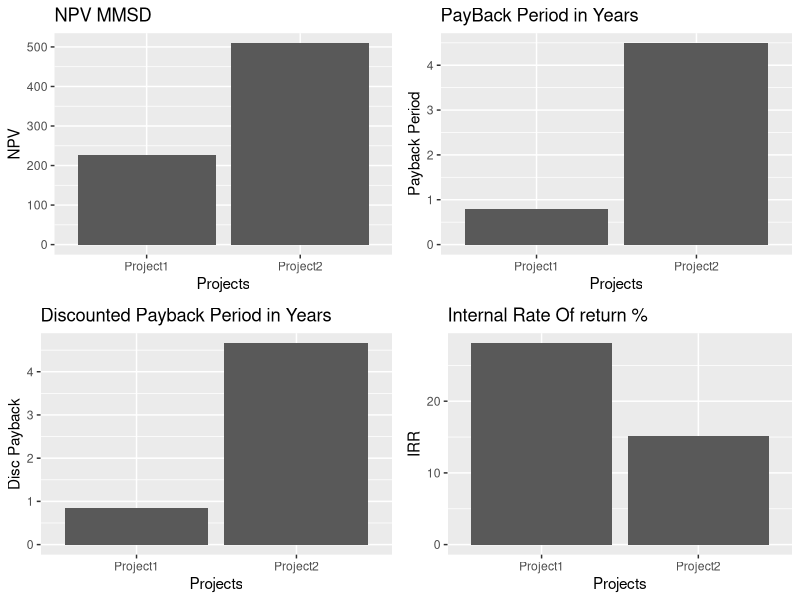

Recreate this plot in R.
## ---- chunk 1
library(ggplot2)
## ---- chunk 2
### Writing the Economic Functions to calculate DCF, NPV, IRR and PBP, DPBP

dcf <- function(x, r, t0=FALSE){
  # calculates discounted cash flows (DCF) given cash flow and discount rate
  #
  # x - cash flows vector
  # r - vector or discount rates, in decimals. Single values will be recycled
  # t0 - cash flow starts in year 0, default is FALSE, i.e. discount rate in first period is zero.
  if(length(r)==1){
    r <- rep(r, length(x))
    if(t0==TRUE){r[1]<-0}
    }
  x/cumprod(1+r)
 }

npv <- function(x, r, t0=FALSE){
  # calculates net present value (NPV) given cash flow and discount rate
  #
  # x - cash flows vector
  # r - discount rate, in decimals
  # t0 - cash flow starts in year 0, default is FALSE
  sum(dcf(x, r, t0))
 }

pbp <- function(x, ...){
  # calculates payback period (PBP)
  #
  # x - cash flows vector
  # ... - ignored
  i <- match(1, sign(cumsum(x)))
  i-2+(-cumsum(x)[i-1]/x[i])
 }

dpbp <- function(x, r, t0=FALSE){
  # calculates discounted payback period (DPBP) given cash flow and discount rate
  #
  # x - cash flows vector
  # r - discount rate, in decimals
  # t0 - cash flow starts in year 0, default is FALSE
  pbp(dcf(x, r, t0))
 }

irr <- function(x, t0=FALSE, ...){
  # calculates internal rate of return (IRR) given cash flow 
  #
  # x - cash flows vector
  # t0 - cash flow starts in year 0, default is FALSE
tryCatch(uniroot(f=function(i){sum(dcf(x, i, t0))}, 
                 interval=c(0,1))$root,
         error=function(e) return(NA)
        )
  }

## ---- chunk 3
### the Two Project that needed to be evaluated
# To evaluate the two projects they should have the same project time
#together to evaluate them together or you should evaluate them separately
  Time.Evaluation <-c(1:6)
  Project1 <- c(-1000, 1250, 10, 10, 20, 20)
  Project2 <- c(-1000, -10, 0, 10, 20, 2000)
  Projects.data <- data.frame(Time.Evaluation, Project1 , Project2)
  knitr::kable(Projects.data, digits = 2)
## ---- chunk 4
### Calculating the Discounted Cash Flow "DCF"
### the interest rate given is 0.06 "6%"

CDF.P1 <- dcf(Project1, r= 0.06, t0=TRUE)
cdfProject1<- data.frame(Time.Evaluation, Project1,CDF.P1)
knitr::kable(cdfProject1, digits = 2)

CDF.P2 <- dcf(Project2, r= 0.06, t0=TRUE)
cdfProject2<- data.frame(Time.Evaluation, Project2,CDF.P2)
knitr::kable(cdfProject2, digits = 2)

## ---- chunk 5
### NPV Calculations
npv.p1 <- npv(Project1, r=0.06, t0 = TRUE)
npv.p2 <- npv(Project2, r=0.06, t0 = TRUE)
npv.all <- data.frame(npv.p1,npv.p2)
knitr::kable(npv.all, digits = 2)

## ---- chunk 6
### PayBack Period Calculations
pbp.p1<- pbp(Project1)
pbp.p2<- pbp(Project2)
pbp.all <- data.frame(pbp.p1,pbp.p2)
knitr::kable(pbp.all)
dpbp.p1 <- dpbp(Project1, r= 0.06, t0=TRUE)
dpbp.p2 <- dpbp(Project2, r= 0.06, t0=TRUE)
dpbp.all <- data.frame(dpbp.p1,dpbp.p2)
knitr::kable(dpbp.all, digits = 2)

## ---- chunk 7
### IRR Calculations 
IRR.P1 <- irr(Project1)
IRR.P2 <- irr(Project2)
IRR.all <- data.frame(IRR.P1,IRR.P2)
knitr::kable(IRR.all, digits = 2)
## ---- chunk 8
library(cowplot)
projects <- c("Project1","Project2")
NpvA <- c(npv.p1,npv.p2)
pay<- c(pbp.p1,pbp.p2)
dpay <- c(dpbp.p1,dpbp.p2)
ir <- c(IRR.P1,IRR.P2)
Econman <- data.frame(projects,NpvA, pay,dpay, ir)
knitr::kable(Econman, digits = 2,caption = "The Economic parameters Comparison")

par(mfrow=c(2,2))
NPVPlt<- ggplot(data = Econman,aes(x=Econman$projects, y= Econman$NpvA))+geom_col()+labs(x = "Projects", y= "NPV", title = "NPV MMSD")
PayPlt<- ggplot(data = Econman,aes(x=Econman$projects, y= Econman$pay))+geom_col()+labs(x = "Projects", y= "Payback Period", title = "PayBack Period in Years")
dpayPlt<- ggplot(data = Econman,aes(x=Econman$projects, y= Econman$dpay))+geom_col()+labs(x = "Projects", y= "Disc Payback", title = "Discounted Payback Period in Years")
IRRPlt<- ggplot(data = Econman,aes(x=Econman$projects, y= Econman$ir*100))+geom_col()+labs(x = "Projects", y= "IRR", title = "Internal Rate Of return %")

plot_grid(NPVPlt,PayPlt,dpayPlt,IRRPlt)
